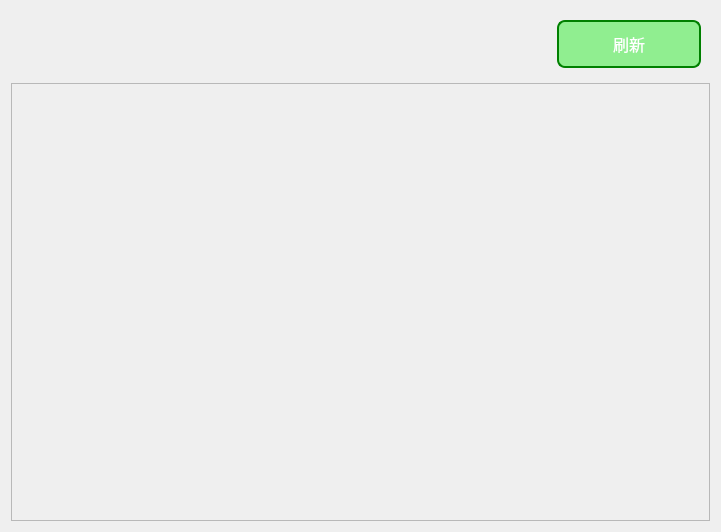
<?xml version="1.0" encoding="UTF-8"?>
<ui version="4.0">
 <class>MyOrderWindow</class>
 <widget class="QWidget" name="MyOrderWindow">
  <property name="geometry">
   <rect>
    <x>0</x>
    <y>0</y>
    <width>721</width>
    <height>532</height>
   </rect>
  </property>
  <property name="windowTitle">
   <string>Form</string>
  </property>
  <layout class="QVBoxLayout" name="verticalLayout">
   <item>
    <widget class="QWidget" name="widget" native="true">
     <layout class="QHBoxLayout" name="horizontalLayout">
      <item>
       <spacer name="horizontalSpacer">
        <property name="orientation">
         <enum>Qt::Orientation::Horizontal</enum>
        </property>
        <property name="sizeHint" stdset="0">
         <size>
          <width>510</width>
          <height>20</height>
         </size>
        </property>
       </spacer>
      </item>
      <item>
       <widget class="QPushButton" name="RefreshBtn">
        <property name="minimumSize">
         <size>
          <width>50</width>
          <height>30</height>
         </size>
        </property>
        <property name="maximumSize">
         <size>
          <width>75</width>
          <height>16777215</height>
         </size>
        </property>
        <property name="styleSheet">
         <string notr="true">QPushButton {
    background-color: #90EE90; /* 浅绿色背景 */
    border: 2px solid #008000; /* 深绿色边框 */
    border-radius: 8px; /* 圆角边框保持不变 */
    color: #ffffff; /* 白色文本保持不变 */
    padding: 10px 20px; /* 内边距保持不变 */
    font-size: 16px; /* 字体大小保持不变 */
    min-width: 100px; /* 最小宽度保持不变 */
    transition: background-color 0.3s, border-color 0.3s; /* 平滑过渡效果保持不变 */
}

QPushButton:hover {
    background-color: #BFFFBF; /* 鼠标悬停时背景颜色变为更浅的绿色 */
    border-color: #32CD32; /* 鼠标悬停时边框颜色变为亮绿色 */
}

QPushButton:pressed {
    background-color: #32CD32; /* 按下时背景颜色变为亮绿色 */
    border-color: #006400; /* 按下时边框颜色变为更深的绿色 */
}

QPushButton:disabled {
    background-color: #D3E5F3; /* 原始代码中为浅灰绿色到浅青色的渐变，但这里改为纯浅绿色系的#C0FFC0可能更合适 */
    border-color: #8FBC8F; /* 橄榄绿灰色边框 */
    color: #888888; /* 禁用时文本颜色保持为灰色，或可根据需求调整 */
    /* 注意：禁用状态的背景颜色可能需要进一步调整以确保与绿色系主题相符 */
}</string>
        </property>
        <property name="text">
         <string>刷新</string>
        </property>
       </widget>
      </item>
     </layout>
    </widget>
   </item>
   <item>
    <widget class="QScrollArea" name="TicketShowArea">
     <property name="widgetResizable">
      <bool>true</bool>
     </property>
     <widget class="QWidget" name="scrollAreaWidgetContents">
      <property name="geometry">
       <rect>
        <x>0</x>
        <y>0</y>
        <width>701</width>
        <height>444</height>
       </rect>
      </property>
     </widget>
    </widget>
   </item>
  </layout>
 </widget>
 <resources/>
 <connections/>
</ui>
